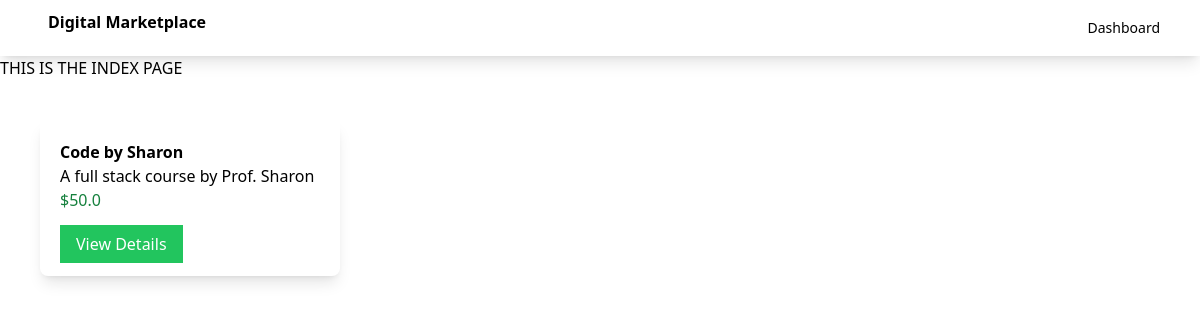
Before: / with the older database file.
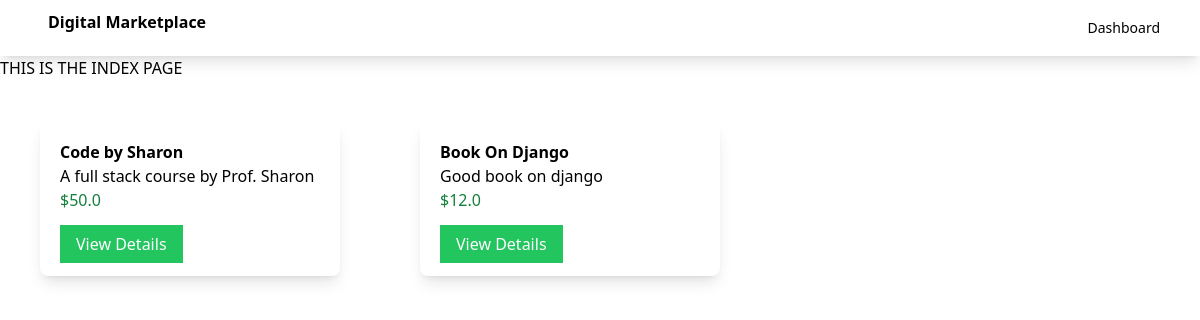
After: the same page with the newer database file.
### myapp/models.py (models this page shows, shortened)
class Product(models.Model):
    name = models.CharField(max_length=100)
    description = models.CharField(max_length=100)
    price = models.FloatField()
    file = models.FileField(upload_to='uploads')

### myapp/views.py (the view)
# urls.py: path('',views.index,name='index'),
def index(request):
    products = Product.objects.all()
    return render(request,'myapp/index.html',{'products':products})

### myapp/templates/myapp/index.html (shortened to what this page needs)
{% extends 'myapp/base.html' %}
{% block body %}
    THIS IS THE INDEX PAGE
    <div class="product-container flex">
        {% for product in products %}
        <div class="product shadow-lg w-1/4 rounded-lg m-10">
            <div class="p-5">
                <div class="font-bold">
                    {{ product.name }}
                </div>
                <div>
                    {{ product.description }}
                </div>
                <div class="text-green-700">
                    ${{ product.price }}
                </div>
                <div class="mt-5">
                    <a class="bg-green-500 text-white px-4 py-2" href="">View Details</a>
                </div>
            </div>
        </div>
    {% endfor %}
    </div>
{% endblock %}

### myapp/templates/myapp/base.html (shortened to what this page needs)
<!DOCTYPE html>
<html lang="en">
<head>
    <script src="https://cdn.tailwindcss.com"></script>
</head>
<body>
    <nav class="shadow-lg">
        <div class="flex flex-wrap justify-between ml-5 items-center mx-auto px-4 py-2.5">
            <a href="" class="flex item-centre">
                <span class="self-centre text-xml font-semibold">Digital Marketplace</span>
            </a>
            <div class="flex items-center">
                <a href="" class="mr-6 text-sm font-medium text-grey">Dashboard</a>
            </div>
        </div>
    </nav>
    {% block body %}
    {% endblock %}
</body>
</html>

Changed rows visible on the page:
added Product: name "Book On Django", description "Good book on django", price "12.0"
